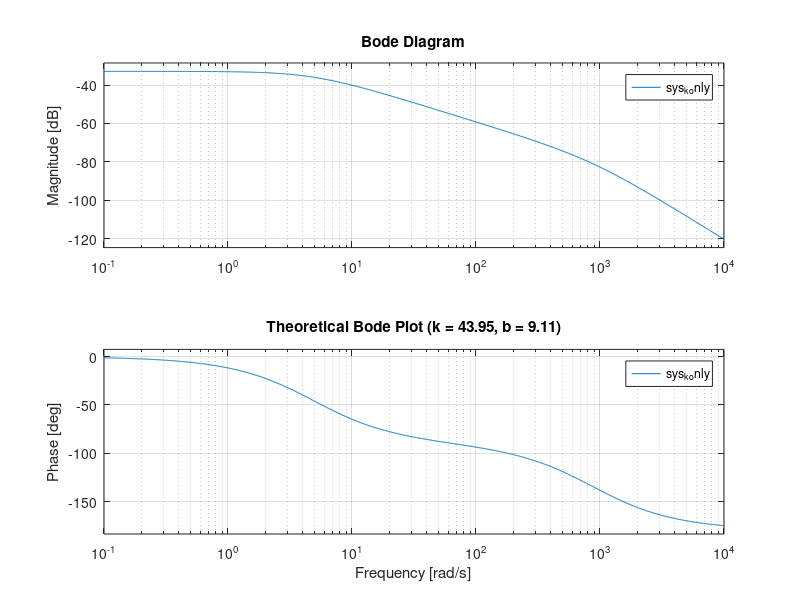

The MATLAB script that drew this image: (Note: this script raises an error after producing the figure.)
function capt_id      = capt_id

% =============================================================
% 1. PURE STIFFNESS (k-only) THEORETICAL TRANSFER FUNCTION & BODE
% =============================================================
J_val = 0.0103;            % Fixed motor inertia
k_avg = 42.95 + 1;         % Average estimated stiffness
b_avg = 9.1079;

num = [1];
den = [J_val, b_avg, k_avg]; 
sys_k_only = tf(num, den);

disp('--- PURE STIFFNESS TRANSFER FUNCTION (b=0) ---');
disp(sys_k_only);

% Plot Theoretical Bode Diagram
figure('Name', 'k-Only System Bode Diagram');
bode(sys_k_only);
grid on;
title(sprintf('Theoretical Bode Plot (k = %.2f, b = %.2f)', k_avg, b_avg));


% =============================================================
% 2. CONFIGURE UDP RECEIVER
% =============================================================
localPort = 50000;
udpRx = dsp.UDPReceiver('LocalIPPort', localPort, ...
                        'MaximumMessageLength', 1024, ...
                        'MessageDataType', 'uint8');
setup(udpRx);

disp('========================================================');
disp(' Listening for dSPACE UDP data stream on port 50000...  ');
disp(' (Will automatically stop & plot after 2s of silence)   ');
disp('========================================================');

time_data = [];
angle_data = [];
torque_data = [];

fig = figure('Name', 'Live dSPACE Data Receiver', 'Position', [100, 100, 800, 500]);

% Timeout parameters
inactivityTimeout = 2.0; % Seconds to wait before stopping automatically
tic;                    % Start inactivity timer

try
    while true
        rawBytes = udpRx();
        
        if ~isempty(rawBytes)
            % Reset inactivity timer since a packet just arrived
            tic; 
            
            rawString = char(rawBytes');
            dataPacket = jsondecode(rawString);
            
            t_elapsed = dataPacket.elapsed_time;
            angle_val = dataPacket.Out1;
            torque_val = dataPacket.Torque;
            
            time_data(end+1, 1) = t_elapsed;
            angle_data(end+1, 1) = angle_val;
            torque_data(end+1, 1) = torque_val;
            
            fprintf('Time: %.2fs | Angle: %.4f | Torque: %.4f\n', t_elapsed, angle_val, torque_val);
            
            if length(time_data) > 1
                subplot(2,1,1);
                plot(time_data, angle_data, 'b-', 'LineWidth', 1.2);
                grid on;
                ylabel('Angle / Out1');
                title('Live dSPACE Data Stream');
                
                subplot(2,1,2);
                plot(time_data, torque_data, 'r-', 'LineWidth', 1.2);
                grid on;
                xlabel('Elapsed Time [s]');
                ylabel('Torque [Nm]');
                
                drawnow limitrate;
            end
        else
            % Check if we've exceeded the inactivity timeout window
            if toc > inactivityTimeout
                disp('--- UDP stream inactivity timeout reached. Processing Bode plots... ---');
                break;
            end
        end
    end

catch ME
    disp(['Receiver stopped: ', ME.message]);
end

% Release the UDP resource
release(udpRx);
disp('UDP receiver closed.');


% =============================================================
% 3. EMPIRICAL MODEL & BODE PLOT (Post-processing Recorded Data)
% =============================================================
if length(time_data) > 10
    % Calculate uniform sample time
    Ts = mean(diff(time_data));
    
    % Create an iddata object (Input: Torque, Output: Angle/Out1)
    data = iddata(angle_data, torque_data, Ts);
    
    % Estimate transfer function model from recorded stream (Empirical)
    sys_empirical = tfest(data, 2, 1);
    
    % Generate the Empirical Bode Plot in a new figure window
    figure('Name', 'System Identification - Empirical Bode Plot', 'Position', [200, 200, 700, 500]);
    bode(sys_empirical);
    grid on;
    title('Bode Plot of Empirical dSPACE System');
    disp('Empirical Bode plot generated successfully.');
    
    % =============================================================
    % 4. ACTUAL (THEORETICAL MODEL BASED ON MEASURED DATA) BODE PLOT
    % =============================================================
    % Build the actual/theoretical transfer function using your physical parameters
    % Input: Torque, Output: Angle
    sys_actual = tf([1], [J_val, b_avg, k_avg]);
    
    % Generate the Actual/Theoretical Bode Plot in a separate figure window
    figure('Name', 'System Identification - Actual Theoretical Bode Plot', 'Position', [300, 200, 700, 500]);
    bode(sys_actual);
    grid on;
    title(sprintf('Bode Plot of Actual Model (J=%.4f, b=%.4f, k=%.2f)', J_val, b_avg, k_avg));
    disp('Actual theoretical Bode plot generated successfully.');
else
    disp('Not enough data collected to generate reliable Bode plots.');
end
% =============================================================
% 3. DIRECT NON-PARAMETRIC BODE PLOT (Angle & Torque Measurements Only)
% =============================================================
if length(time_data) > 20
    % Calculate uniform sample time
    dt = mean(diff(time_data));
    Fs = 1 / dt; % Sampling frequency
    
    % Detrend data to remove any DC biases or offsets
    torque_clean = detrend(torque_data);
    angle_clean = detrend(angle_data);
    
    % Compute direct Frequency Response Estimate (FRF) using Welch's method
    % This divides the angle/torque data into windows to calculate the direct ratio
    [H, freq_vector] = tfestimate(torque_clean, angle_clean, [], [], [], Fs);
    
    % Convert frequency vector from Hz to rad/s for standard Bode plotting
    omega = freq_vector * 2 * pi;
    
    % Convert magnitude to decibels (dB) and phase to degrees
    mag_dB = 20 * log10(abs(H));
    phase_deg = unwrap(angle(H)) * (180 / pi);
    
    % Plot the Direct Measured Bode Diagram
    figure('Name', 'Direct Measured Bode Plot (Angle vs Torque)', 'Position', [200, 200, 700, 600]);
    
    subplot(2,1,1);
    semilogx(omega, mag_dB, 'b-', 'LineWidth', 1.5);
    grid on;
    grid minor;
    ylabel('Magnitude (dB)');
    title('Direct Empirical Bode Plot from Measured Angle & Torque');
    
    subplot(2,1,2);
    semilogx(omega, phase_deg, 'r-', 'LineWidth', 1.5);
    grid on;
    grid minor;
    xlabel('Frequency (rad/s)');
    ylabel('Phase (deg)');
    
    disp('Direct non-parametric Bode plot generated successfully from raw measurements.');
else
    disp('Not enough data collected to generate a reliable direct Bode plot.');
end
